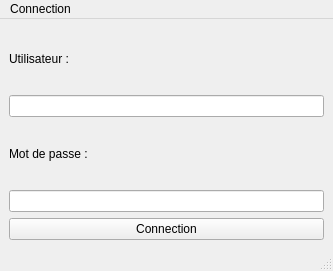
<?xml version="1.0" encoding="UTF-8"?>
<ui version="4.0">
 <class>MainWindow</class>
 <widget class="QMainWindow" name="MainWindow">
  <property name="geometry">
   <rect>
    <x>0</x>
    <y>0</y>
    <width>333</width>
    <height>271</height>
   </rect>
  </property>
  <property name="windowTitle">
   <string>MainWindow</string>
  </property>
  <widget class="QWidget" name="centralwidget">
   <layout class="QVBoxLayout" name="verticalLayout">
    <item>
     <widget class="QLabel" name="label">
      <property name="text">
       <string>Utilisateur :</string>
      </property>
     </widget>
    </item>
    <item>
     <widget class="QLineEdit" name="edt_usr"/>
    </item>
    <item>
     <widget class="QLabel" name="label_2">
      <property name="text">
       <string>Mot de passe :</string>
      </property>
     </widget>
    </item>
    <item>
     <widget class="QLineEdit" name="edt_mdp"/>
    </item>
    <item>
     <widget class="QPushButton" name="btn_connection">
      <property name="text">
       <string>Connection</string>
      </property>
     </widget>
    </item>
   </layout>
  </widget>
  <widget class="QMenuBar" name="menubar">
   <property name="geometry">
    <rect>
     <x>0</x>
     <y>0</y>
     <width>333</width>
     <height>22</height>
    </rect>
   </property>
   <widget class="QMenu" name="menuConnection">
    <property name="title">
     <string>Connection</string>
    </property>
   </widget>
   <addaction name="menuConnection"/>
  </widget>
  <widget class="QStatusBar" name="statusbar"/>
 </widget>
 <resources/>
 <connections/>
</ui>
